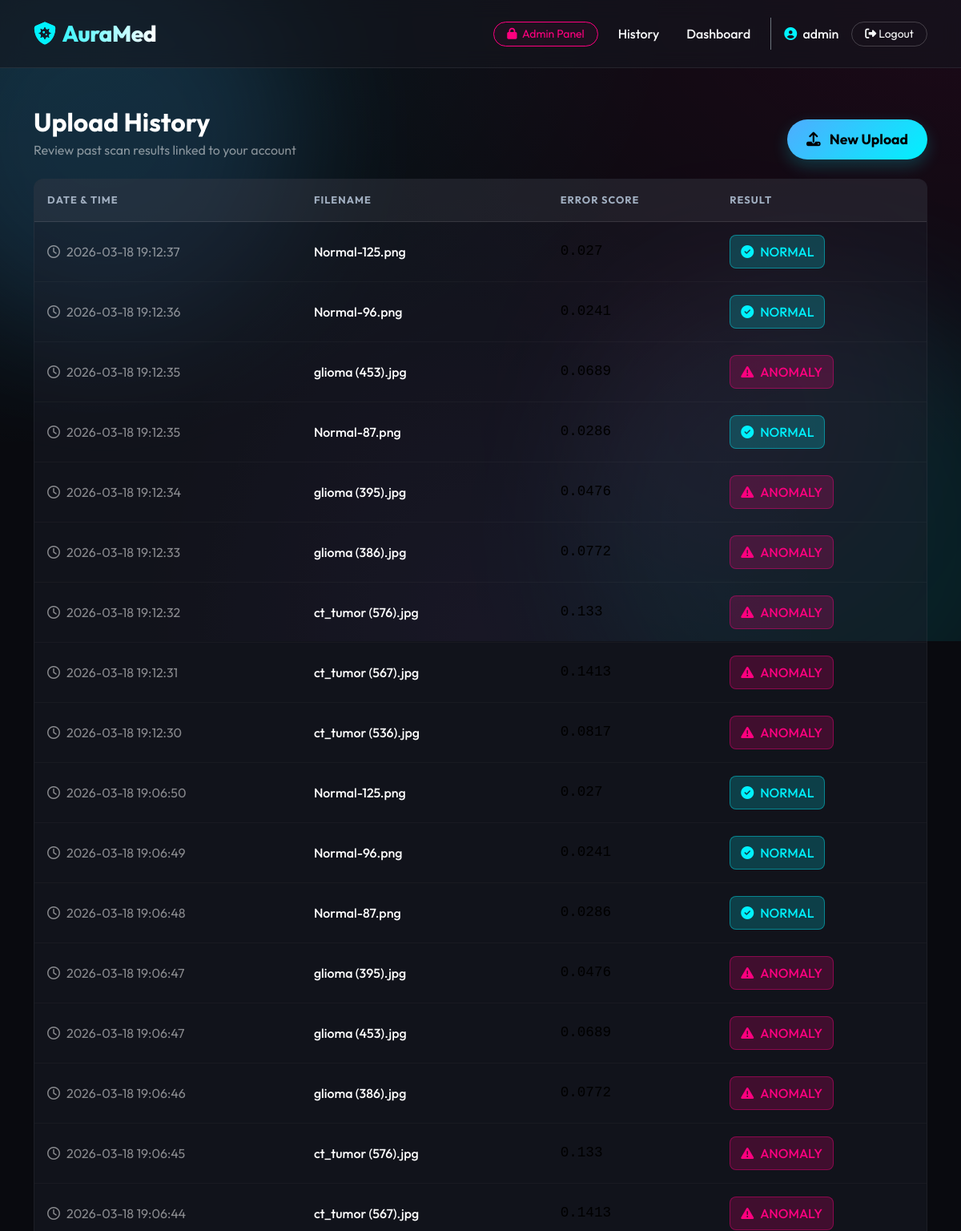
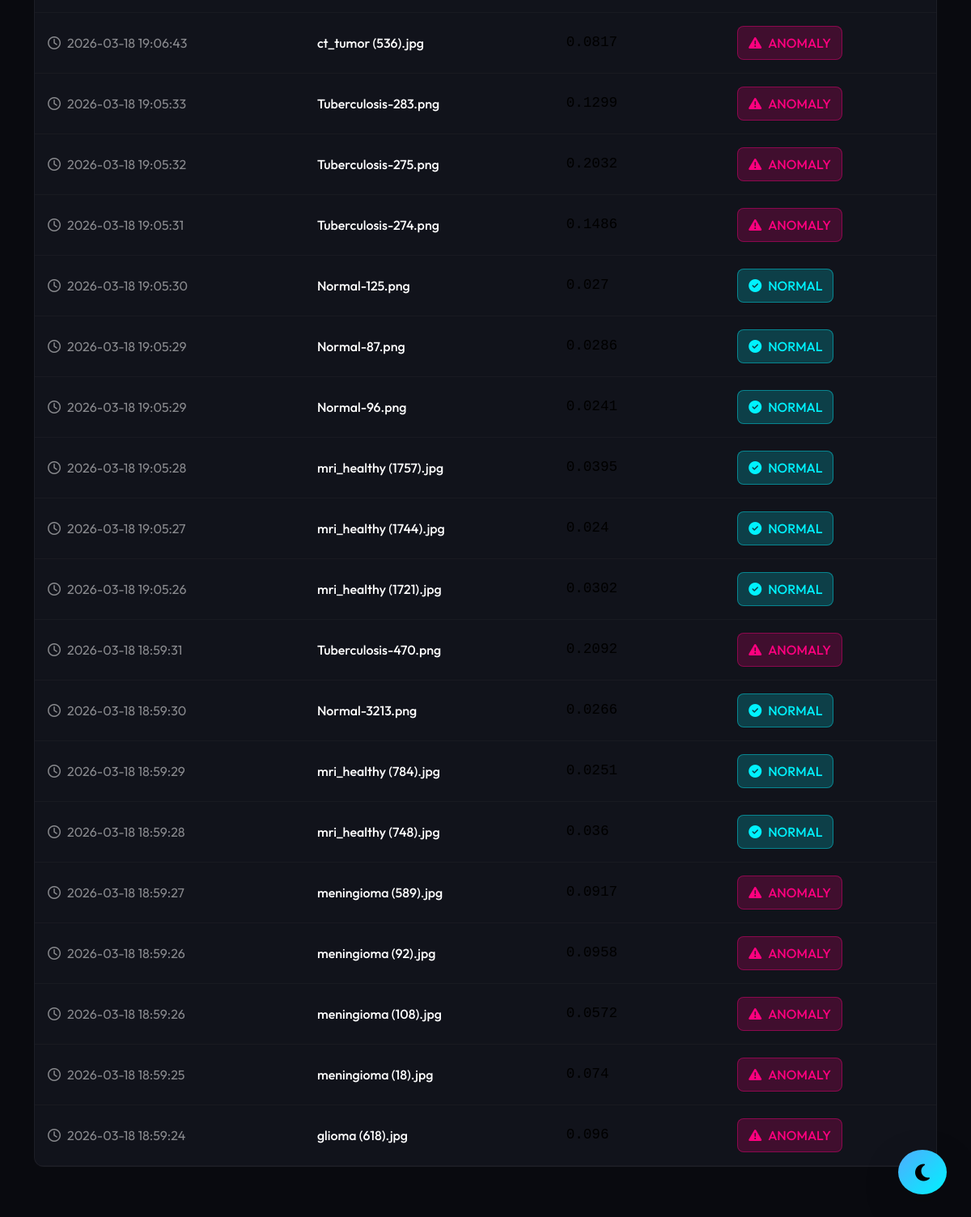
The app's page /history (signed in) with its own data (2 pictures, top to bottom).
### tables this page shows
CREATE TABLE history (
            id INTEGER PRIMARY KEY AUTOINCREMENT,
            user_id INTEGER NOT NULL,
            filename TEXT NOT NULL,
            error_score REAL NOT NULL,
            percentage REAL NOT NULL,
            is_anomaly BOOLEAN NOT NULL,
            timestamp DATETIME DEFAULT CURRENT_TIMESTAMP,
            FOREIGN KEY (user_id) REFERENCES users (id)
        );

### app.py (the view, shortened to what this page needs)
@app.route('/history')
def history():
    if 'user' not in session:
        flash('Please log in to view your history.', 'danger')
        return redirect(url_for('login'))
    user_id = session.get('user_id')
    conn = sqlite3.connect(DB_FILE)
    c = conn.cursor()
    c.execute('SELECT filename, error_score, percentage, is_anomaly, timestamp FROM history WHERE user_id = ? ORDER BY timestamp DESC', (user_id,))
    rows = c.fetchall()
    conn.close()
    history_records = []
    for r in rows:
        history_records.append({
            'filename': r[0],
            'error_score': round(r[1], 4),
            'percentage': round(r[2], 1),
            'is_anomaly': bool(r[3]),
            'timestamp': r[4]
        })
    return render_template('history.html', history=history_records)

### templates/history.html (shortened to what this page needs)
{% extends 'base.html' %}
{% block content %}
<div class="row fade-in-up">
    <div class="col-12">
        <div class="d-flex justify-content-between align-items-end mb-4">
            <div>
                <h2 class="fw-bold mb-1 text-white">Upload History</h2>
                <p class="text-white-50 mb-0">Review past scan results linked to your account</p>
            </div>
            <a href="{{ url_for('dashboard') }}" class="btn btn-primary rounded-pill px-4">
                <i class="fas fa-upload me-2"></i> New Upload
            </a>
        </div>
        {% if history|length == 0 %}
        <div class="empty-state">
            <i class="fas fa-folder-open fa-3x mb-3" style="color: rgba(255,255,255,0.2);"></i>
            <h4 class="text-white fw-bold">No history available</h4>
            <p class="text-white-50">You haven't uploaded any images for analysis yet. Your results will appear here
                securely.</p>
        </div>
        {% else %}
        <div class="table-responsive">
            <table class="table table-dark-glass">
                <thead>
                    <tr>
                        <th>Date & Time</th>
                        <th>Filename</th>
                        {% if session.is_admin %}
                        <th>Error Score</th>
                        {% endif %}
                        <th>Result</th>
                    </tr>
                </thead>
                <tbody>
                    {% for item in history %}
                    <tr>
                        <td class="text-white-50"><i class="far fa-clock me-2"></i>{{ item.timestamp }}</td>
                        <td class="text-white fw-medium">{{ item.filename }}</td>
                        {% if session.is_admin %}
                        <td style="font-family: monospace; font-size: 1.1rem;">{{ item.error_score }}</td>
                        {% endif %}
                        <td>
                            {% if item.is_anomaly %}
                            <span class="badge-anomaly">
                                <i class="fas fa-exclamation-triangle"></i> ANOMALY
                            </span>
                            {% else %}
                            <span class="badge-normal">
                                <i class="fas fa-check-circle"></i> NORMAL
                            </span>
                            {% endif %}
                        </td>
                    </tr>
                    {% endfor %}
                </tbody>
            </table>
        </div>
        {% endif %}
    </div>
</div>
{% endblock %}

### static/css/style.css (style rules this page uses)
:root { --primary: #00f2fe; --secondary: #4facfe; --accent: #ff007f; --dark-bg: #090a0f; --card-bg: rgba(20, 22, 30, 0.4); --card-border: rgba(255, 255, 255, 0.08); --text-main: #f0f2f5; --text-muted: #a0aab2; }
body { background-color: var(--dark-bg); font-family: 'Outfit', sans-serif; color: var(--text-main); min-height: 100vh; overflow-x: hidden; position: relative; scroll-behavior: smooth; }
.btn-primary, .btn-upload, .btn-success { background: linear-gradient(135deg, var(--secondary) 0%, var(--primary) 100%); border: none; color: #000; font-weight: 700; font-size: 1.1rem; padding: 12px 30px; border-radius: 50px; position: relative; overflow: hidden; transition: all 0.4s; box-shadow: 0 8px 20px rgba(0, 242, 254, 0.2); }
.btn-primary::after, .btn-upload::after, .btn-success::after { content: ''; position: absolute; top: 0; left: -100%; width: 50%; height: 100%; background: linear-gradient(to right, rgba(255, 255, 255, 0) 0%, rgba(255, 255, 255, 0.3) 50%, rgba(255, 255, 255, 0) 100%); transform: skewX(-25deg); animation: btnShine 3s infinite; }
.fade-in-up { animation: fadeInUp 0.8s cubic-bezier(0.165, 0.84, 0.44, 1) forwards; opacity: 0; }

### templates/history.html (style rules this page uses)
.table-dark-glass { background: rgba(30, 34, 45, 0.4); backdrop-filter: blur(16px); border: 1px solid rgba(255, 255, 255, 0.05); color: white; border-collapse: separate; border-spacing: 0; border-radius: 12px; overflow: hidden; }
.table-dark-glass thead th { background: rgba(255, 255, 255, 0.05); border-bottom: 1px solid rgba(255, 255, 255, 0.1); color: #a0aec0; text-transform: uppercase; font-size: 0.8rem; letter-spacing: 1px; padding: 1rem; }
.table-dark-glass tbody td { background: transparent; border-bottom: 1px solid rgba(255, 255, 255, 0.03); padding: 1rem; vertical-align: middle; }
.badge-anomaly { background: rgba(255, 0, 127, 0.2); color: #ff007f; border: 1px solid rgba(255, 0, 127, 0.4); padding: 0.5rem 0.8rem; border-radius: 8px; font-weight: 500; display: inline-flex; align-items: center; gap: 0.5rem; }
.badge-normal { background: rgba(0, 242, 254, 0.2); color: #00f2fe; border: 1px solid rgba(0, 242, 254, 0.4); padding: 0.5rem 0.8rem; border-radius: 8px; font-weight: 500; display: inline-flex; align-items: center; gap: 0.5rem; }

### records on screen
history: timestamp "2026-03-18 19:12:37", filename "Normal-125.png", error_score "0.027", is_anomaly False (drawn)
history: timestamp "2026-03-18 19:12:36", filename "Normal-96.png", error_score "0.0241", is_anomaly False (drawn)
history: timestamp "2026-03-18 19:12:35", filename "glioma (453).jpg", error_score "0.0689", is_anomaly True (drawn)
history: timestamp "2026-03-18 19:12:35", filename "Normal-87.png", error_score "0.0286", is_anomaly False (drawn)
history: timestamp "2026-03-18 19:12:34", filename "glioma (395).jpg", error_score "0.0476", is_anomaly True (drawn)
history: timestamp "2026-03-18 19:12:33", filename "glioma (386).jpg", error_score "0.0772", is_anomaly True (drawn)
history: timestamp "2026-03-18 19:12:32", filename "ct_tumor (576).jpg", error_score "0.133", is_anomaly True (drawn)
history: timestamp "2026-03-18 19:12:31", filename "ct_tumor (567).jpg", is_anomaly True (drawn)
history: timestamp "2026-03-18 19:12:30", filename "ct_tumor (536).jpg", is_anomaly True (drawn)
history: timestamp "2026-03-18 19:06:50", filename "Normal-125.png", is_anomaly False (drawn)
history: timestamp "2026-03-18 19:06:49", filename "Normal-96.png", is_anomaly False (drawn)
history: timestamp "2026-03-18 19:06:48", filename "Normal-87.png", is_anomaly False (drawn)
history: timestamp "2026-03-18 19:06:47", filename "glioma (395).jpg", is_anomaly True (drawn)
history: timestamp "2026-03-18 19:06:47", filename "glioma (453).jpg", is_anomaly True (drawn)
history: timestamp "2026-03-18 19:06:46", filename "glioma (386).jpg", is_anomaly True (drawn)
history: timestamp "2026-03-18 19:06:45", filename "ct_tumor (576).jpg", is_anomaly True (drawn)
history: timestamp "2026-03-18 19:06:44", filename "ct_tumor (567).jpg", is_anomaly True (drawn)
history: timestamp "2026-03-18 19:06:43", filename "ct_tumor (536).jpg", is_anomaly True (drawn)
history: timestamp "2026-03-18 19:05:33", filename "Tuberculosis-283.png", is_anomaly True (drawn)
history: timestamp "2026-03-18 19:05:32", filename "Tuberculosis-275.png", is_anomaly True (drawn)
history: timestamp "2026-03-18 19:05:31", filename "Tuberculosis-274.png", is_anomaly True (drawn)
history: timestamp "2026-03-18 19:05:30", filename "Normal-125.png", is_anomaly False (drawn)
history: timestamp "2026-03-18 19:05:29", filename "Normal-87.png", is_anomaly False (drawn)
history: timestamp "2026-03-18 19:05:29", filename "Normal-96.png", is_anomaly False (drawn)
history: timestamp "2026-03-18 19:05:28", filename "mri_healthy (1757).jpg", is_anomaly False (drawn)
history: timestamp "2026-03-18 19:05:27", filename "mri_healthy (1744).jpg", is_anomaly False (drawn)
history: timestamp "2026-03-18 19:05:26", filename "mri_healthy (1721).jpg", is_anomaly False (drawn)
history: timestamp "2026-03-18 18:59:31", filename "Tuberculosis-470.png", is_anomaly True (drawn)
history: timestamp "2026-03-18 18:59:30", filename "Normal-3213.png", is_anomaly False (drawn)
history: timestamp "2026-03-18 18:59:29", filename "mri_healthy (784).jpg", is_anomaly False (drawn)
history: timestamp "2026-03-18 18:59:28", filename "mri_healthy (748).jpg", is_anomaly False (drawn)
history: timestamp "2026-03-18 18:59:27", filename "meningioma (589).jpg", is_anomaly True (drawn)
history: timestamp "2026-03-18 18:59:26", filename "meningioma (92).jpg", is_anomaly True (drawn)
history: timestamp "2026-03-18 18:59:26", filename "meningioma (108).jpg", is_anomaly True (drawn)
history: timestamp "2026-03-18 18:59:25", filename "meningioma (18).jpg", is_anomaly True (drawn)
history: timestamp "2026-03-18 18:59:24", filename "glioma (618).jpg", is_anomaly True (drawn)

### other values on screen
{{ session.user }} "admin"
